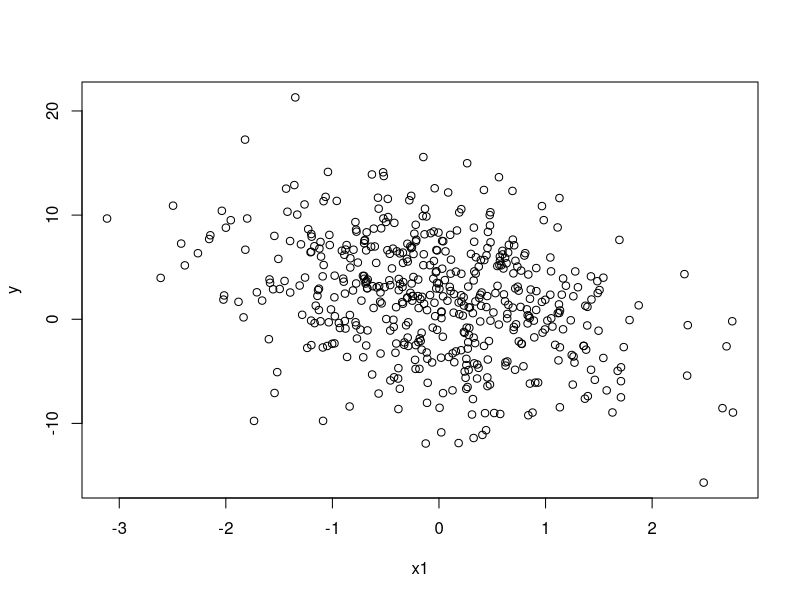
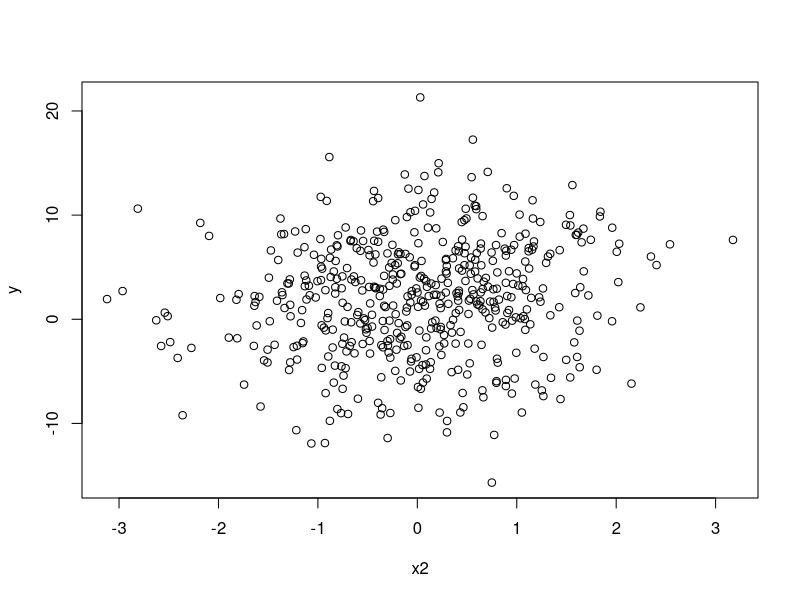
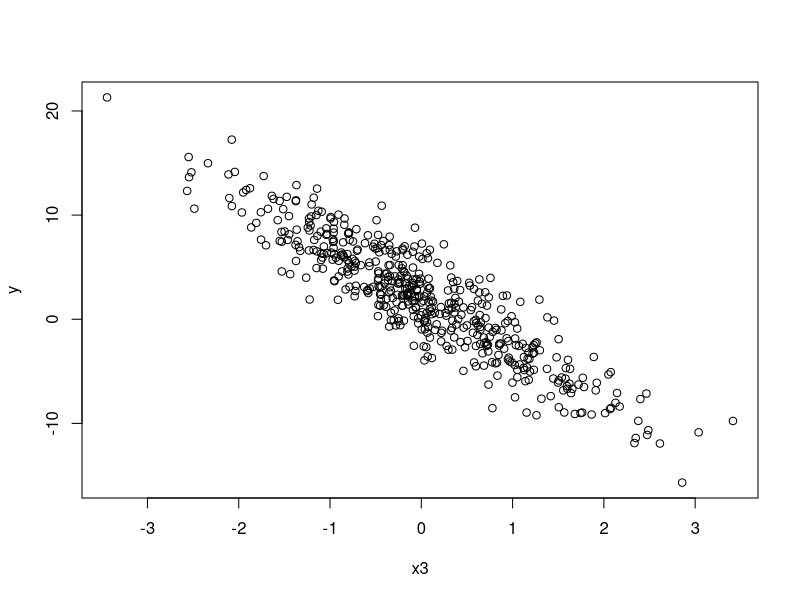
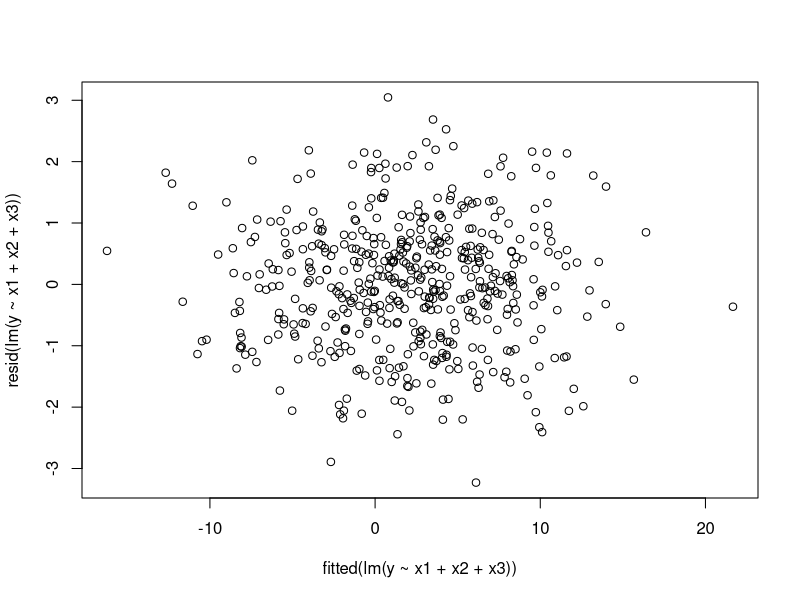
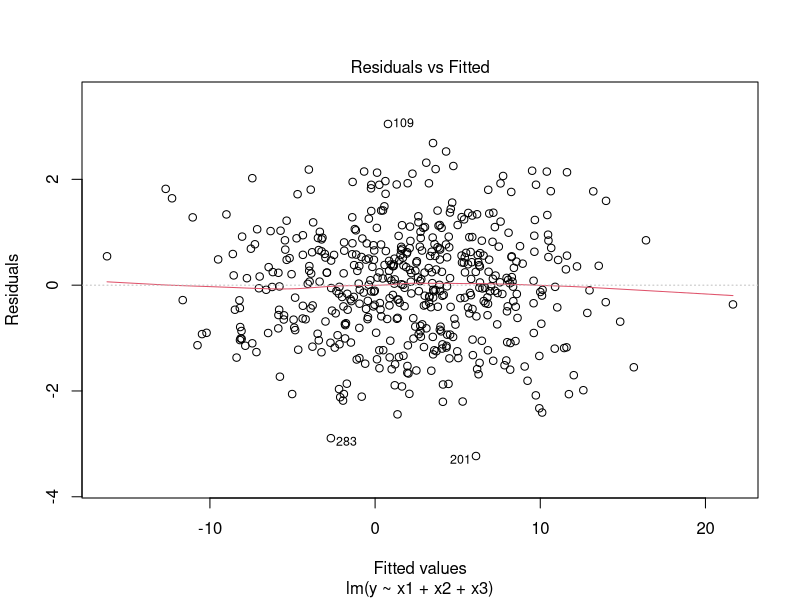
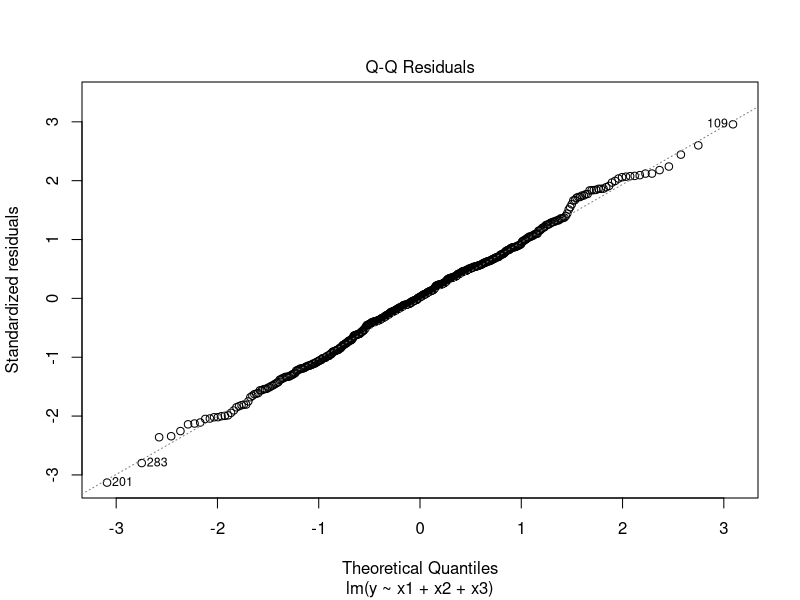
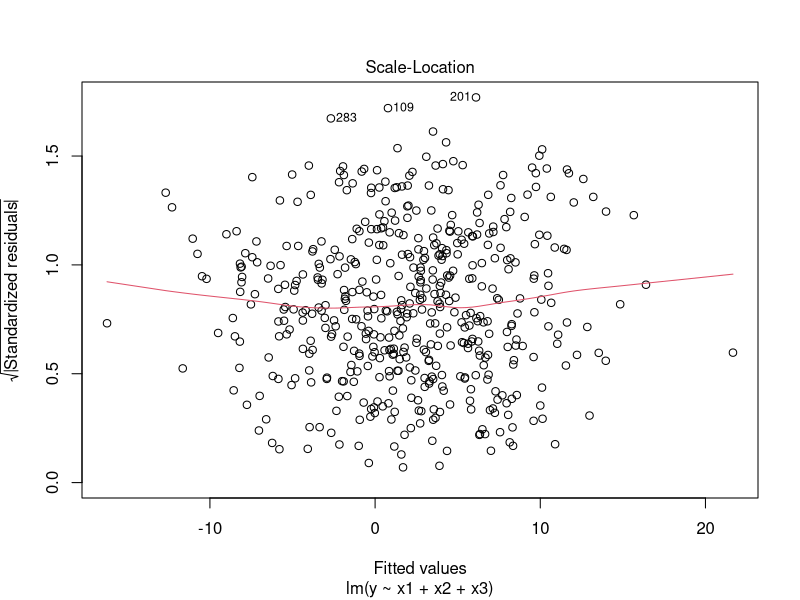
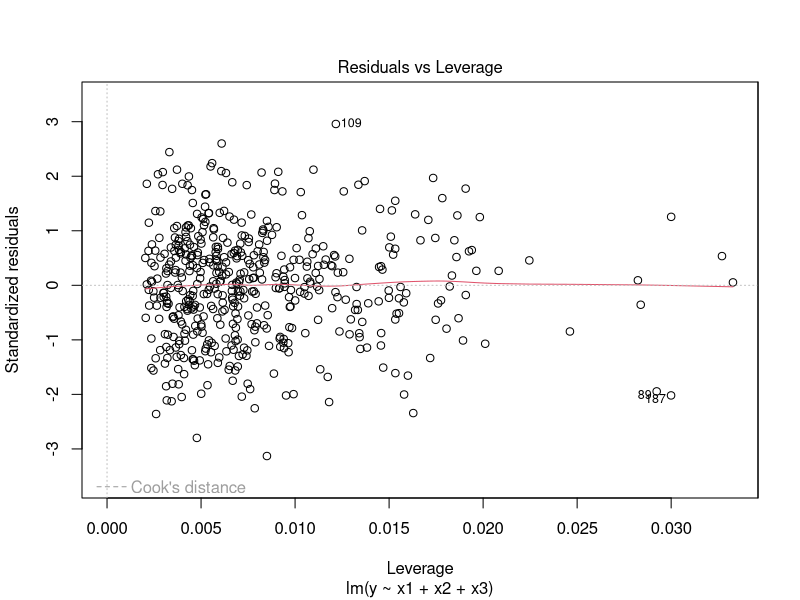

These charts were generated, in order, by the following R code:
library(data.table)
# What does linear mean?

n <- 500
x1 <- rnorm(n)
x2 <- rnorm(n)
x3 <- rnorm(n)
b0 <- 2
b1 <- -2
b2 <- 1
b3 <- -5
y <- b0 + b1 * x1 + b2 * x2 + b3 * x3 + rnorm(n)

plot(x1, y)
plot(x2, y)
plot(x3, y)

# fitted v. residual plot
plot(fitted(lm(y ~ x1 + x2 + x3)), resid(lm(y ~ x1 + x2 + x3)))
plot(lm(y ~ x1 + x2 + x3))

# observed v. predicted plot
plot(y, predict(lm(y ~ x1 + x2 + x3)))




